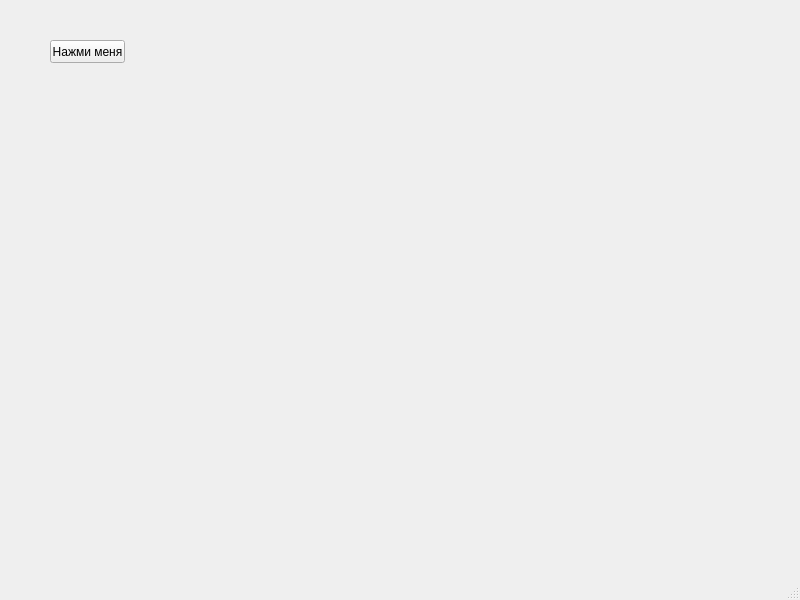
<?xml version="1.0" encoding="UTF-8"?>
<ui version="4.0">
 <class>MainWindow</class>
 <widget class="QMainWindow" name="MainWindow">
  <property name="geometry">
   <rect>
    <x>0</x>
    <y>0</y>
    <width>800</width>
    <height>600</height>
   </rect>
  </property>
  <property name="windowTitle">
   <string>Git и желтые окружности</string>
  </property>
  <widget class="QWidget" name="centralwidget">
   <widget class="QPushButton" name="pushButton">
    <property name="geometry">
     <rect>
      <x>50</x>
      <y>40</y>
      <width>75</width>
      <height>23</height>
     </rect>
    </property>
    <property name="text">
     <string>Нажми меня</string>
    </property>
   </widget>
  </widget>
  <widget class="QMenuBar" name="menubar">
   <property name="geometry">
    <rect>
     <x>0</x>
     <y>0</y>
     <width>800</width>
     <height>21</height>
    </rect>
   </property>
  </widget>
  <widget class="QStatusBar" name="statusbar"/>
 </widget>
 <resources/>
 <connections/>
</ui>
